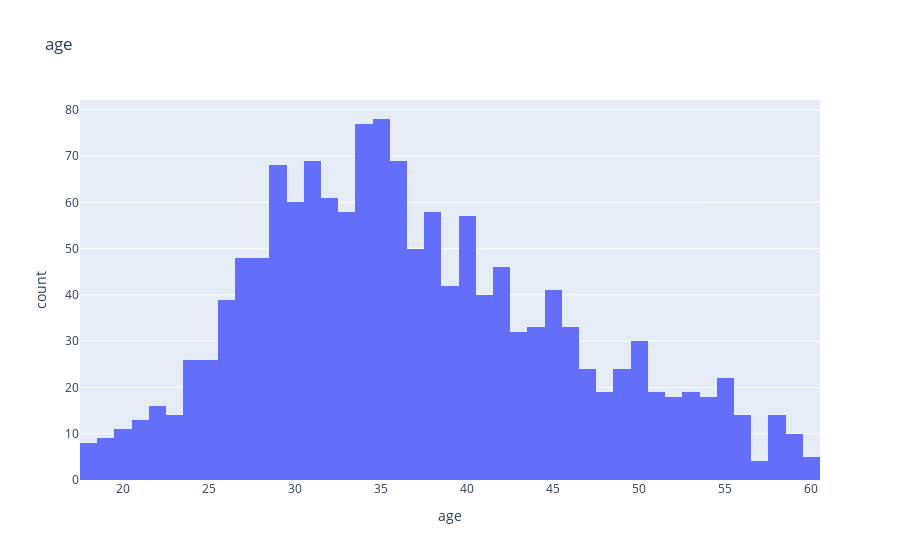
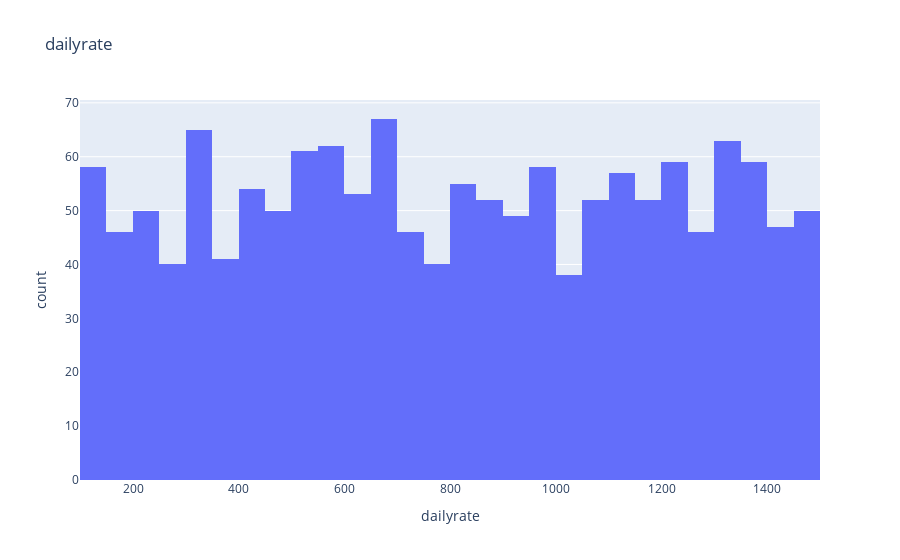
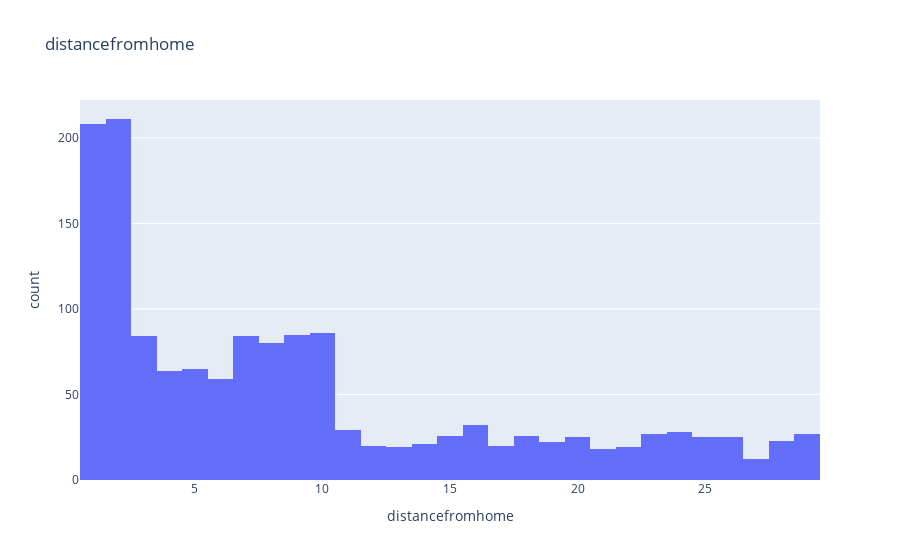
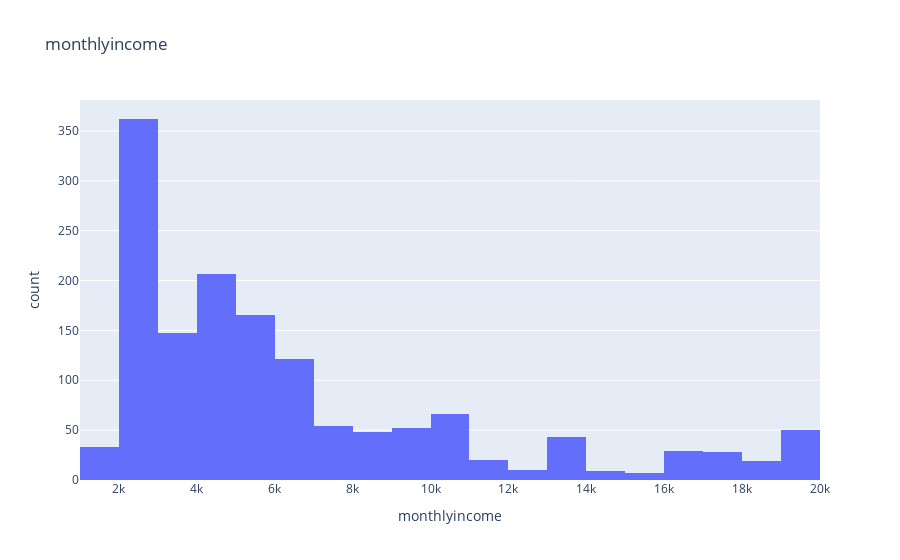

Notebook source saved alongside these figures, in order:
### Markdown cell above
Key Observations





General Trend: Monthly income tends to increase with age, with a noticeable rise from age 20 to around 40-50.



Job Role Variations:





Sales Executive (light green) and Research Scientist (orange) show a wide range of incomes, with higher concentrations above 10,000 at older ages.



Laboratory Technician (brown) and Healthcare Representative (yellow) have lower income ranges, mostly below 15,000.



Manager (pink) and Research Director (purple) exhibit higher incomes, particularly above 15,000, at older ages.



Sales Representative (red) and Human Resources (dark red) show moderate income levels with less density at higher ages.



Age Distribution: Younger employees (20-30) generally have lower incomes, while those aged 40-60 show higher income variability.

### Code cell
for i in num_con.columns:
     px.histogram(num_con,x=i,title=i).show()

### Figure 1 — Plotly figure (JSON) as saved in the notebook; plotly's stock layout.template omitted (floating-point values rounded to 4 significant figures; data arrays with more than 128 entries replaced by an {"elided": "..."} marker saying what was removed)
{"data": [{"bingroup": "x", "hovertemplate": "age=%{x}<br>count=%{y}<extra></extra>", "legendgroup": "", "marker": {"color": "#636efa", "pattern": {"shape": ""}}, "name": "", "orientation": "v", "showlegend": false, "type": "histogram", "x": {"elided": "1470 int values"}, "xaxis": "x", "yaxis": "y"}], "layout": {"barmode": "relative", "legend": {"tracegroupgap": 0}, "title": {"text": "age"}, "xaxis": {"anchor": "y", "domain": [0, 1], "title": {"text": "age"}}, "yaxis": {"anchor": "x", "domain": [0, 1], "title": {"text": "count"}}}}

### Figure 2 — Plotly figure (JSON) as saved in the notebook; plotly's stock layout.template omitted (floating-point values rounded to 4 significant figures; data arrays with more than 128 entries replaced by an {"elided": "..."} marker saying what was removed)
{"data": [{"bingroup": "x", "hovertemplate": "dailyrate=%{x}<br>count=%{y}<extra></extra>", "legendgroup": "", "marker": {"color": "#636efa", "pattern": {"shape": ""}}, "name": "", "orientation": "v", "showlegend": false, "type": "histogram", "x": {"elided": "1470 int values"}, "xaxis": "x", "yaxis": "y"}], "layout": {"barmode": "relative", "legend": {"tracegroupgap": 0}, "title": {"text": "dailyrate"}, "xaxis": {"anchor": "y", "domain": [0, 1], "title": {"text": "dailyrate"}}, "yaxis": {"anchor": "x", "domain": [0, 1], "title": {"text": "count"}}}}

### Figure 3 — Plotly figure (JSON) as saved in the notebook; plotly's stock layout.template omitted (floating-point values rounded to 4 significant figures; data arrays with more than 128 entries replaced by an {"elided": "..."} marker saying what was removed)
{"data": [{"bingroup": "x", "hovertemplate": "distancefromhome=%{x}<br>count=%{y}<extra></extra>", "legendgroup": "", "marker": {"color": "#636efa", "pattern": {"shape": ""}}, "name": "", "orientation": "v", "showlegend": false, "type": "histogram", "x": {"elided": "1470 int values"}, "xaxis": "x", "yaxis": "y"}], "layout": {"barmode": "relative", "legend": {"tracegroupgap": 0}, "title": {"text": "distancefromhome"}, "xaxis": {"anchor": "y", "domain": [0, 1], "title": {"text": "distancefromhome"}}, "yaxis": {"anchor": "x", "domain": [0, 1], "title": {"text": "count"}}}}

### Figure 4 — Plotly figure (JSON) as saved in the notebook; plotly's stock layout.template omitted (floating-point values rounded to 4 significant figures; data arrays with more than 128 entries replaced by an {"elided": "..."} marker saying what was removed)
{"data": [{"bingroup": "x", "hovertemplate": "monthlyincome=%{x}<br>count=%{y}<extra></extra>", "legendgroup": "", "marker": {"color": "#636efa", "pattern": {"shape": ""}}, "name": "", "orientation": "v", "showlegend": false, "type": "histogram", "x": {"elided": "1470 int values"}, "xaxis": "x", "yaxis": "y"}], "layout": {"barmode": "relative", "legend": {"tracegroupgap": 0}, "title": {"text": "monthlyincome"}, "xaxis": {"anchor": "y", "domain": [0, 1], "title": {"text": "monthlyincome"}}, "yaxis": {"anchor": "x", "domain": [0, 1], "title": {"text": "count"}}}}
